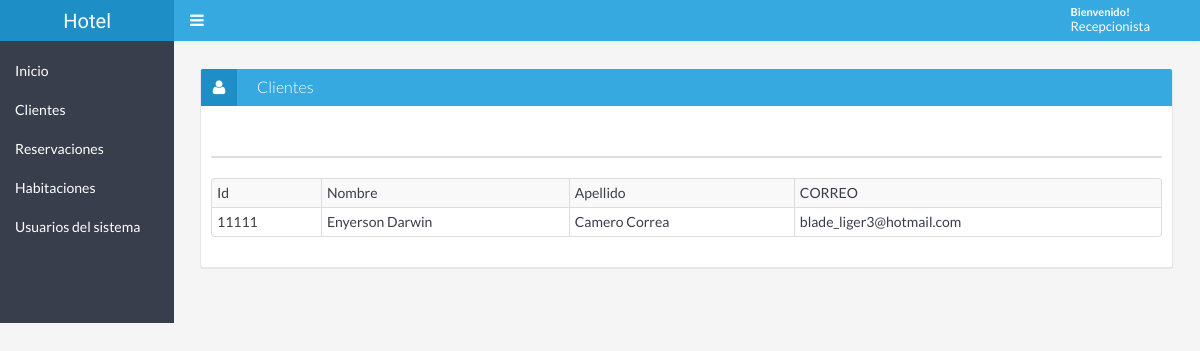
The app's page /rec/clientes.php with its own data.
### tables this page shows
CREATE TABLE `persona` (
  `id` varchar(15) NOT NULL,
  `nombres` varchar(30) NOT NULL,
  `apellidos` varchar(30) NOT NULL,
  `direccion` varchar(50) NOT NULL,
  `correo` varchar(50) NOT NULL,
  `tipo_docu_id` int(2) NOT NULL
);

### rec/listausuario.php (the view, shortened to what this page needs)
<!DOCTYPE html>
<html>
<head>
</head>
<br>
<div>
<div class="table table-responsive">
	<table class=" table table-hover table-bordered table-striped table-condensed" >
        <tr class="table-info">
			<td>Id</td>
			<td>Nombre</td>
			<td>Apellido</td>
		<td>CORREO</td>
		</tr>
		<?php
        $conexion=new mysqli("localhost","root","","hotel2");
		$sql="SELECT * from persona";
		$result=mysqli_query($conexion,$sql);
		while($mostrar=mysqli_fetch_array($result)){
		 ?>
		<tr>
			<td><?php echo $mostrar['id'] ?></td>
			<td><?php echo $mostrar['nombres'] ?></td>
			<td><?php echo $mostrar['apellidos'] ?></td>
			<td><?php echo $mostrar['correo'] ?></td>
		</tr>
	<?php
	}
	 ?>
	</table>
</div>
</body>
</html>

### rec/css/halflings.css (style rules this page uses)
html, html .halflings { -webkit-font-smoothing: antialiased !important; }

### records on screen
persona: id "11111", nombres "Enyerson Darwin", apellidos "Camero Correa", correo "blade_liger3@hotmail.com"
